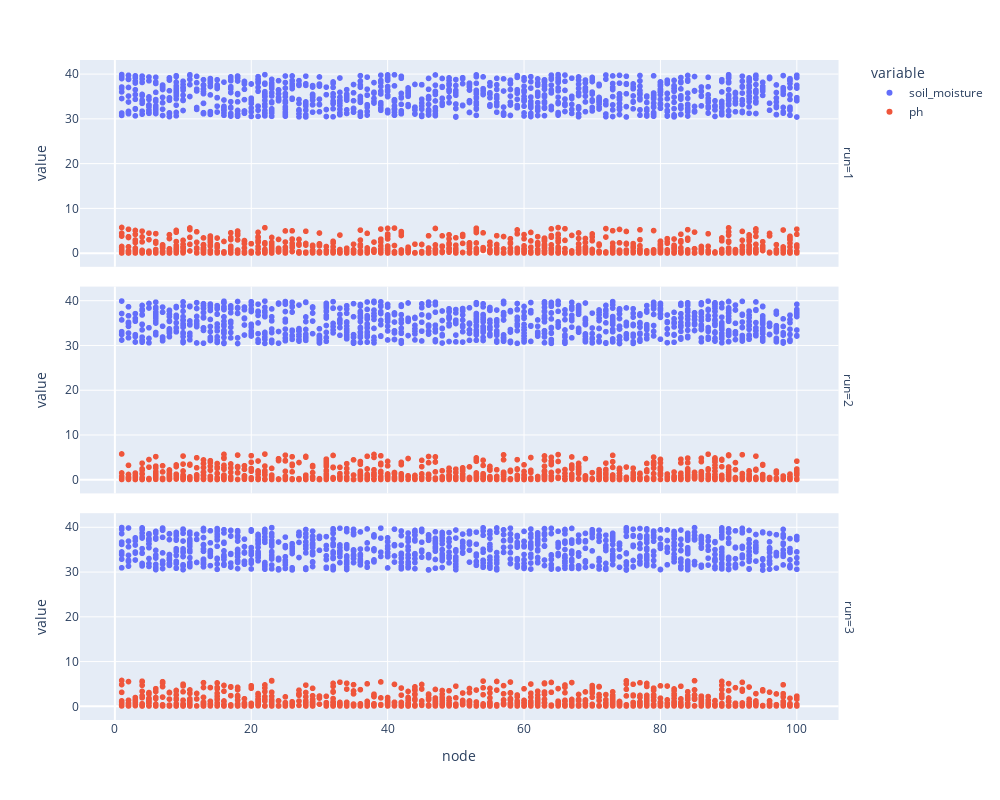

Source (notebook cell):
### Code cell
px.scatter(mc_df, x='node', y=['soil_moisture', 'ph'], facet_row='run', height=800, width=1000)

### Figure 1 — Plotly figure (JSON) as saved in the notebook; plotly's stock layout.template omitted (floating-point values rounded to 4 significant figures; data arrays with more than 128 entries replaced by an {"elided": "..."} marker saying what was removed)
{"data": [{"hovertemplate": "variable=soil_moisture<br>run=1<br>node=%{x}<br>value=%{y}<extra></extra>", "legendgroup": "soil_moisture", "marker": {"color": "#636efa", "symbol": "circle"}, "mode": "markers", "name": "soil_moisture", "showlegend": true, "type": "scattergl", "x": {"elided": "1001 int values"}, "xaxis": "x3", "y": {"elided": "1001 float values"}, "yaxis": "y3"}, {"hovertemplate": "variable=soil_moisture<br>run=2<br>node=%{x}<br>value=%{y}<extra></extra>", "legendgroup": "soil_moisture", "marker": {"color": "#636efa", "symbol": "circle"}, "mode": "markers", "name": "soil_moisture", "showlegend": false, "type": "scattergl", "x": {"elided": "1001 int values"}, "xaxis": "x2", "y": {"elided": "1001 float values"}, "yaxis": "y2"}, {"hovertemplate": "variable=soil_moisture<br>run=3<br>node=%{x}<br>value=%{y}<extra></extra>", "legendgroup": "soil_moisture", "marker": {"color": "#636efa", "symbol": "circle"}, "mode": "markers", "name": "soil_moisture", "showlegend": false, "type": "scattergl", "x": {"elided": "1001 int values"}, "xaxis": "x", "y": {"elided": "1001 float values"}, "yaxis": "y"}, {"hovertemplate": "variable=ph<br>run=1<br>node=%{x}<br>value=%{y}<extra></extra>", "legendgroup": "ph", "marker": {"color": "#EF553B", "symbol": "circle"}, "mode": "markers", "name": "ph", "showlegend": true, "type": "scattergl", "x": {"elided": "1001 int values"}, "xaxis": "x3", "y": {"elided": "1001 float values"}, "yaxis": "y3"}, {"hovertemplate": "variable=ph<br>run=2<br>node=%{x}<br>value=%{y}<extra></extra>", "legendgroup": "ph", "marker": {"color": "#EF553B", "symbol": "circle"}, "mode": "markers", "name": "ph", "showlegend": false, "type": "scattergl", "x": {"elided": "1001 int values"}, "xaxis": "x2", "y": {"elided": "1001 float values"}, "yaxis": "y2"}, {"hovertemplate": "variable=ph<br>run=3<br>node=%{x}<br>value=%{y}<extra></extra>", "legendgroup": "ph", "marker": {"color": "#EF553B", "symbol": "circle"}, "mode": "markers", "name": "ph", "showlegend": false, "type": "scattergl", "x": {"elided": "1001 int values"}, "xaxis": "x", "y": {"elided": "1001 float values"}, "yaxis": "y"}], "layout": {"annotations": [{"font": {}, "showarrow": false, "text": "run=3", "textangle": 90, "x": 0.98, "xanchor": "left", "xref": "paper", "y": 0.1567, "yanchor": "middle", "yref": "paper"}, {"font": {}, "showarrow": false, "text": "run=2", "textangle": 90, "x": 0.98, "xanchor": "left", "xref": "paper", "y": 0.5, "yanchor": "middle", "yref": "paper"}, {"font": {}, "showarrow": false, "text": "run=1", "textangle": 90, "x": 0.98, "xanchor": "left", "xref": "paper", "y": 0.8433, "yanchor": "middle", "yref": "paper"}], "height": 800, "legend": {"title": {"text": "variable"}, "tracegroupgap": 0}, "margin": {"t": 60}, "width": 1000, "xaxis": {"anchor": "y", "domain": [0, 0.98], "title": {"text": "node"}}, "xaxis2": {"anchor": "y2", "domain": [0, 0.98], "matches": "x", "showticklabels": false}, "xaxis3": {"anchor": "y3", "domain": [0, 0.98], "matches": "x", "showticklabels": false}, "yaxis": {"anchor": "x", "domain": [0, 0.3133], "title": {"text": "value"}}, "yaxis2": {"anchor": "x2", "domain": [0.3433, 0.6567], "matches": "y", "title": {"text": "value"}}, "yaxis3": {"anchor": "x3", "domain": [0.6867, 1.0], "matches": "y", "title": {"text": "value"}}}}
